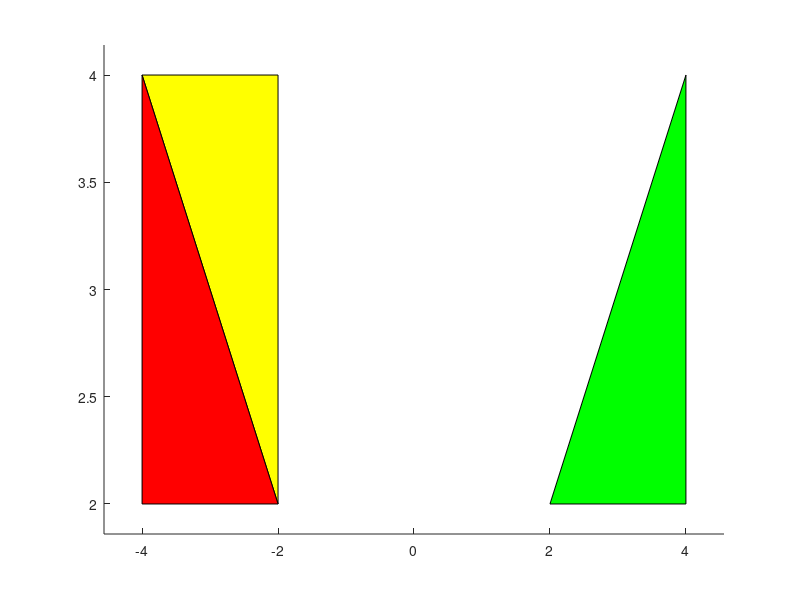

Reproduce this figure in MATLAB. (Note: this script raises an error after producing the figure.)
clc;
clear all;
close all;

%x=[2 4;8 4; 8 10;2 10]

hold on
x=[2 2;4 2; 4 4]
fill(x(:,1),x(:,2),'g');
T1=[cosd(90) sind(90); -sind(90) cosd(90)]
T2=[0 -1; -1 0]
T3=T1*T2;
xi1=x*T1;
xi=x*T3
fill(xi1(:,1),xi1(:,2),'y');
fill(xi(:,1),xi(:,2),'r');
axis padded

% axis([0 inf 0 inf])



I=[1 0; 0 1]

s=x*I
m=I*x
